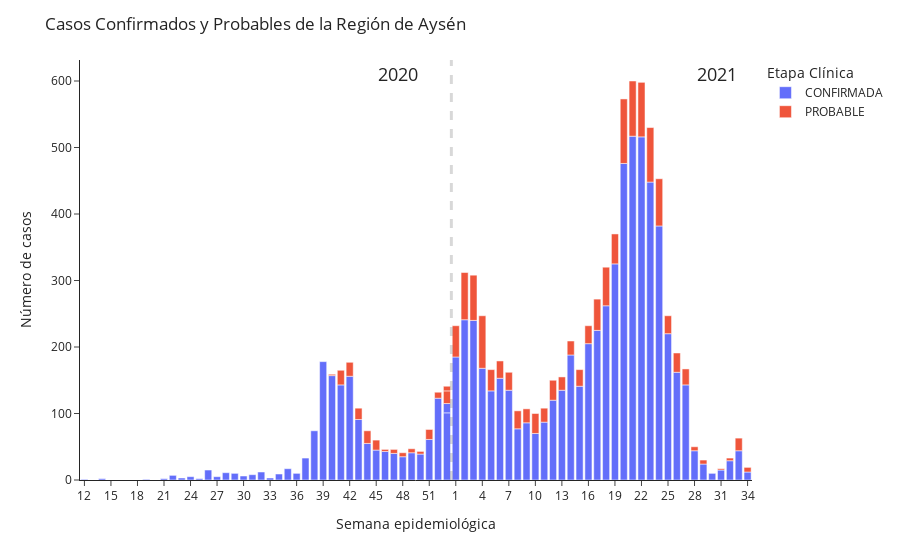

The cell this chart's notebook holds for it:
### Code cell
# Crea gráfico de etapa_clinica regional por semana epidemiologica solo con etapa_clinica 'PROBABLE' y 'CONFIRMADA'

px.bar(df_etapa_clinica[(df_etapa_clinica['etapa_clinica']=='PROBABLE')|(df_etapa_clinica['etapa_clinica']=='CONFIRMADA')].fillna(0),
        x= 'semana_epidemiologica_21',
        y= 'casos',
        color= 'etapa_clinica',
        labels={'etapa_clinica':'Etapa Clínica'},
       ).update_layout(title= 'Casos Confirmados y Probables de la Región de Aysén',
                       yaxis_title='Número de casos',
                       xaxis_title='Semana epidemiológica',
                       template='simple_white',
                       xaxis=dict(tickmode = 'array',
                                  tickvals = list(range(12,88,3)),
                                  ticktext = list(list(range(12,54,3))+list(range(1,88,3))),
                                 ),
                    ).add_vline(x=53.5, line_width=3, line_dash='dash', line_color='gray'
                               ).add_vrect(x0='50', x1='50', 
                                           annotation_text='2020', 
                                           annotation_position='top right',
                                           annotation=dict(font_size=18, 
                                                           font_family="'Open Sans', verdana, arial, sans-serif"),
                                                           opacity=0, 
                                                           line_width=0
                                          ).add_vrect(x0='84', x1='86', 
                                           annotation_text='2021', 
                                           annotation_position='top right',
                                           annotation=dict(font_size=18, 
                                                           font_family="'Open Sans', verdana, arial, sans-serif"),
                                                           opacity=0, 
                                                           line_width=0)

### Figure 1 — Plotly figure (JSON) as saved in the notebook; plotly's stock layout.template omitted (floating-point values rounded to 4 significant figures)
{"data": [{"alignmentgroup": "True", "hovertemplate": "Etapa Clínica=CONFIRMADA<br>semana_epidemiologica_21=%{x}<br>casos=%{y}<extra></extra>", "legendgroup": "CONFIRMADA", "marker": {"color": "#636efa"}, "name": "CONFIRMADA", "offsetgroup": "CONFIRMADA", "orientation": "v", "showlegend": true, "textposition": "auto", "type": "bar", "x": [12, 14, 19, 21, 22, 23, 24, 25, 26, 27, 28, 29, 30, 31, 32, 33, 34, 35, 36, 37, 38, 39, 40, 41, 42, 43, 44, 45, 46, 47, 48, 49, 50, 51, 52, 53, 53, 54, 55, 56, 57, 58, 59, 60, 61, 62, 63, 64, 65, 66, 67, 68, 69, 70, 71, 72, 73, 74, 75, 76, 77, 78, 79, 80, 81, 82, 83, 84, 85, 86, 87], "xaxis": "x", "y": [1, 2, 1, 2, 7, 3, 5, 2, 15, 5, 11, 10, 6, 8, 12, 3, 9, 17, 10, 33, 74, 178, 157, 143, 156, 91, 55, 45, 43, 40, 35, 41, 39, 61, 123, 101, 14, 185, 241, 240, 168, 134, 153, 135, 77, 86, 70, 87, 120, 135, 188, 141, 205, 225, 262, 325, 476, 517, 516, 448, 382, 220, 162, 143, 44, 24, 10, 15, 29, 44, 12], "yaxis": "y"}, {"alignmentgroup": "True", "hovertemplate": "Etapa Clínica=PROBABLE<br>semana_epidemiologica_21=%{x}<br>casos=%{y}<extra></extra>", "legendgroup": "PROBABLE", "marker": {"color": "#EF553B"}, "name": "PROBABLE", "offsetgroup": "PROBABLE", "orientation": "v", "showlegend": true, "textposition": "auto", "type": "bar", "x": [40, 41, 42, 43, 44, 45, 46, 47, 48, 49, 50, 51, 52, 53, 53, 54, 55, 56, 57, 58, 59, 60, 61, 62, 63, 64, 65, 66, 67, 68, 69, 70, 71, 72, 73, 74, 75, 76, 77, 78, 79, 80, 81, 82, 84, 85, 86, 87], "xaxis": "x", "y": [2, 22, 21, 17, 19, 15, 3, 6, 6, 6, 4, 15, 9, 19, 7, 47, 71, 68, 79, 32, 26, 27, 27, 21, 30, 21, 30, 20, 21, 25, 27, 47, 58, 45, 97, 83, 82, 82, 71, 27, 29, 24, 6, 6, 2, 4, 19, 7], "yaxis": "y"}], "layout": {"annotations": [{"font": {"family": "'Open Sans', verdana, arial, sans-serif", "size": 18}, "showarrow": false, "text": "2020", "x": "50", "xanchor": "right", "xref": "x", "y": 1, "yanchor": "top", "yref": "y domain"}, {"font": {"family": "'Open Sans', verdana, arial, sans-serif", "size": 18}, "showarrow": false, "text": "2021", "x": "86", "xanchor": "right", "xref": "x", "y": 1, "yanchor": "top", "yref": "y domain"}], "barmode": "relative", "legend": {"title": {"text": "Etapa Clínica"}, "tracegroupgap": 0}, "margin": {"t": 60}, "shapes": [{"line": {"color": "gray", "dash": "dash", "width": 3}, "type": "line", "x0": 53.5, "x1": 53.5, "xref": "x", "y0": 0, "y1": 1, "yref": "y domain"}, {"line": {"width": 0}, "opacity": 0, "type": "rect", "x0": "50", "x1": "50", "xref": "x", "y0": 0, "y1": 1, "yref": "y domain"}, {"line": {"width": 0}, "opacity": 0, "type": "rect", "x0": "84", "x1": "86", "xref": "x", "y0": 0, "y1": 1, "yref": "y domain"}], "title": {"text": "Casos Confirmados y Probables de la Región de Aysén"}, "xaxis": {"anchor": "y", "domain": [0, 1], "tickmode": "array", "ticktext": [12, 15, 18, 21, 24, 27, 30, 33, 36, 39, 42, 45, 48, 51, 1, 4, 7, 10, 13, 16, 19, 22, 25, 28, 31, 34, 37, 40, 43, 46, 49, 52, 55, 58, 61, 64, 67, 70, 73, 76, 79, 82, 85], "tickvals": [12, 15, 18, 21, 24, 27, 30, 33, 36, 39, 42, 45, 48, 51, 54, 57, 60, 63, 66, 69, 72, 75, 78, 81, 84, 87], "title": {"text": "Semana epidemiológica"}}, "yaxis": {"anchor": "x", "domain": [0, 1], "title": {"text": "Número de casos"}}}}
